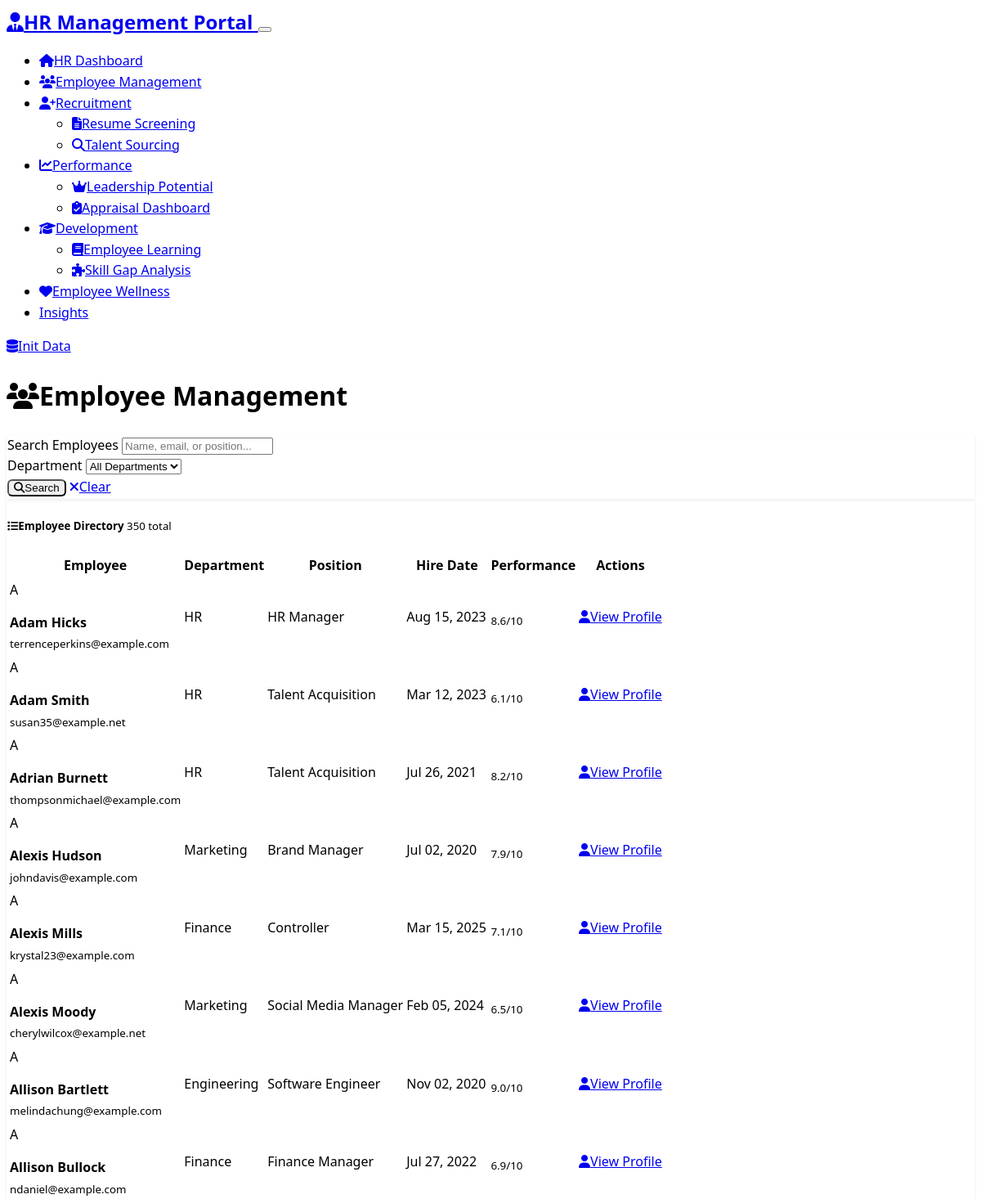
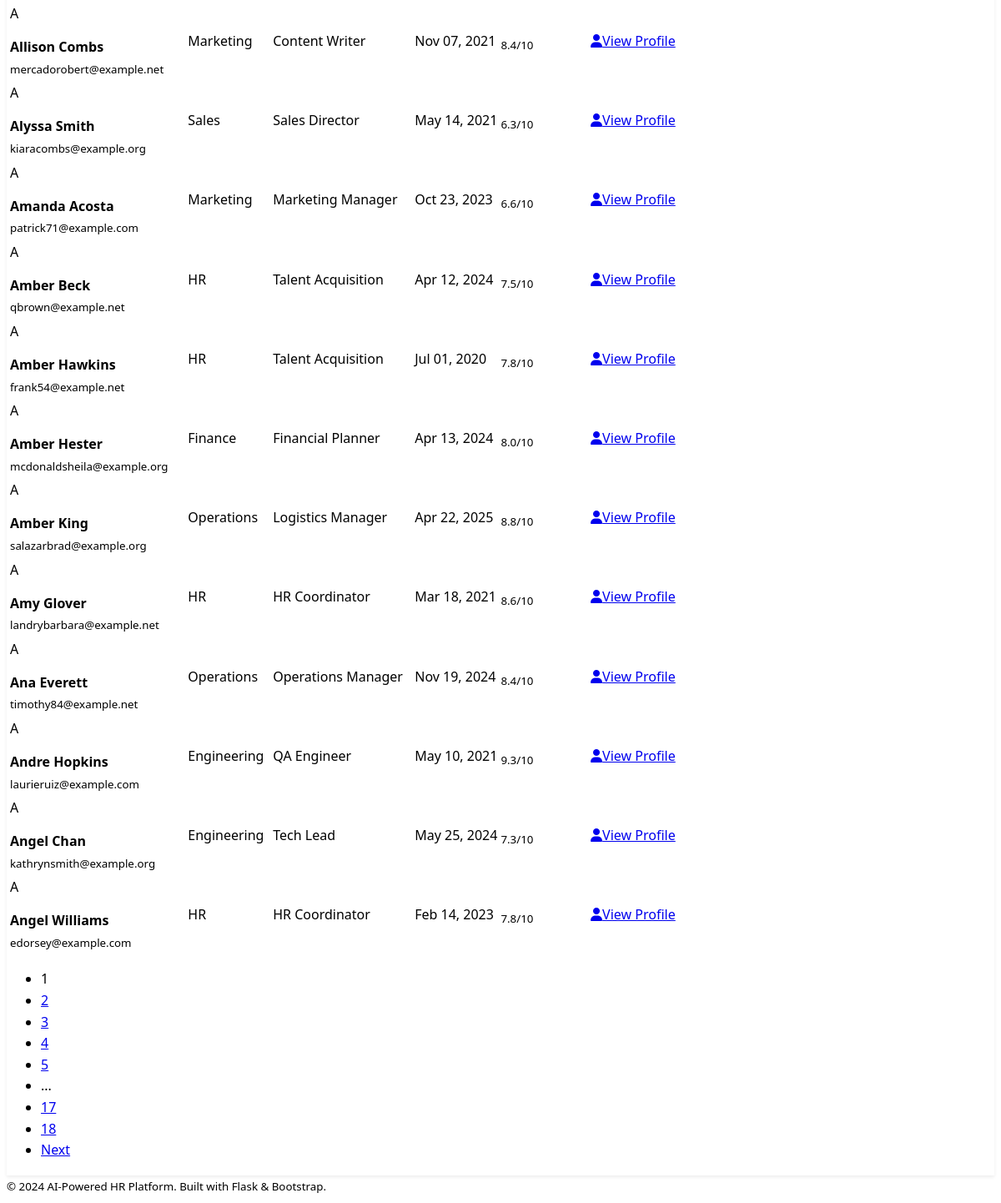
/employee-management, run on an earlier commit of the app's database (2 pictures, top to bottom).
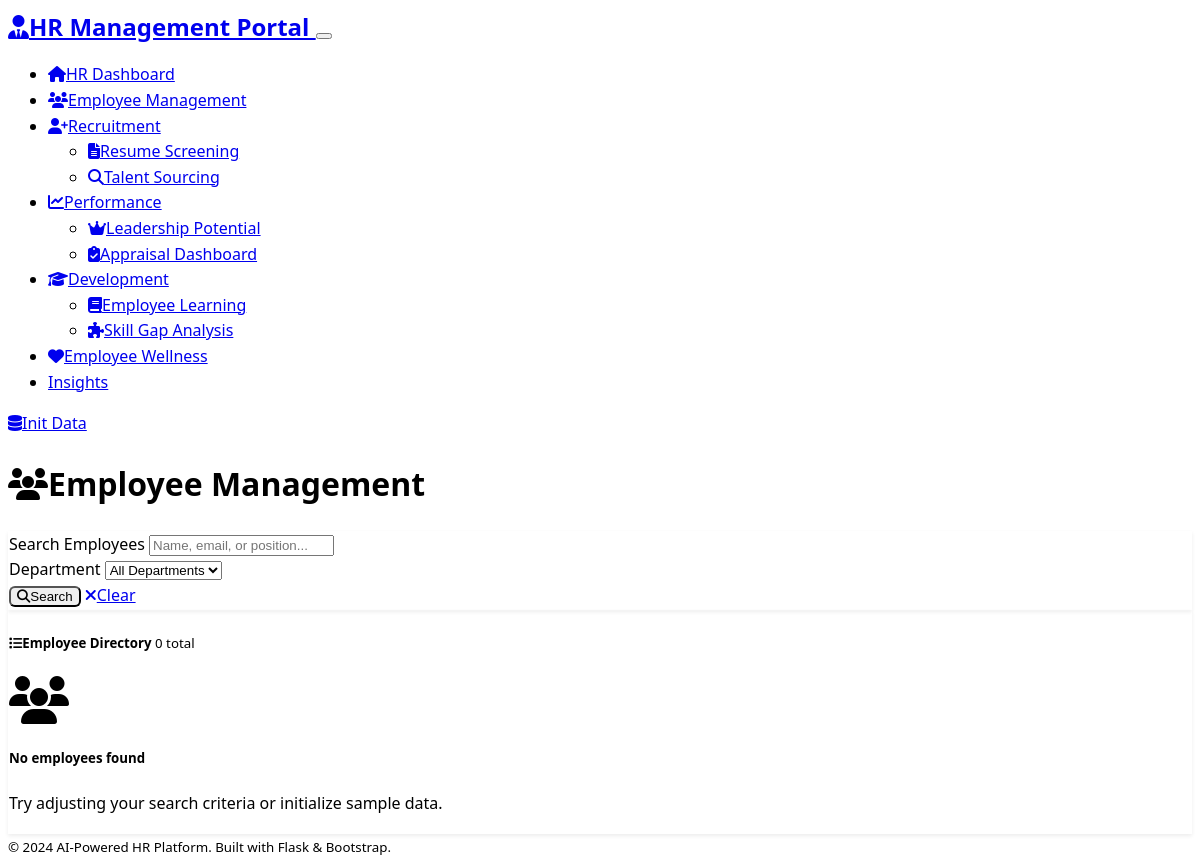
And on a later commit of the database.
### models.py (models this page shows)
class Employee(db.Model):
    id = db.Column(db.Integer, primary_key=True)
    name = db.Column(db.String(100), nullable=False)
    email = db.Column(db.String(120), unique=True, nullable=False)
    department = db.Column(db.String(50), nullable=False)
    position = db.Column(db.String(100), nullable=False)
    hire_date = db.Column(db.Date, nullable=False)
    performance_score = db.Column(db.Float, default=0.0)
    skills = db.Column(Text)  # JSON string of skills
    gender = db.Column(db.String(20))
    region = db.Column(db.String(50))
    age = db.Column(db.Integer)
    experience_years = db.Column(db.Integer)
    manager_rating = db.Column(db.Float)
    last_hike_date = db.Column(db.String(20))
    last_promotion_date = db.Column(db.String(20))
    skill_gaps = db.Column(db.String(500))
    created_at = db.Column(db.DateTime, default=datetime.utcnow)

### routes.py (the view, shortened to what this page needs)
@app.route('/employee-management')
def employee_management():
    page = request.args.get('page', 1, type=int)
    search = request.args.get('search', '')
    department = request.args.get('department', '')
    query = Employee.query
    if department:
        query = query.filter(Employee.department == department)
    employees = query.order_by(Employee.name).paginate(
        page=page, per_page=20, error_out=False
    )
    departments = db.session.query(Employee.department).distinct().all()
    departments = [dept[0] for dept in departments]
    return render_template('employee_management.html',
                         employees=employees,
                         departments=departments,
                         search=search,
                         selected_department=department)

### templates/employee_management.html (shortened to what this page needs)
{% extends "base.html" %}
{% block content %}
<div class="row">
    <div class="col-12">
        <div class="d-flex justify-content-between align-items-center mb-4">
            <h1 class="display-5">
                <i class="fas fa-users me-3"></i>Employee Management
            </h1>
        </div>
    </div>
</div>
<div class="row mb-4">
    <div class="col-12">
        <div class="card">
            <div class="card-body">
                <form method="GET" class="row g-3">
                    <div class="col-md-4">
                        <label for="search" class="form-label">Search Employees</label>
                        <input type="text" class="form-control" id="search" name="search"
                               value="{{ search }}" placeholder="Name, email, or position...">
                    </div>
                    <div class="col-md-3">
                        <label for="department" class="form-label">Department</label>
                        <select class="form-select" id="department" name="department">
                            <option value="">All Departments</option>
                        </select>
                    </div>
                    <div class="col-md-2 d-flex align-items-end">
                        <button type="submit" class="btn btn-primary me-2">
                            <i class="fas fa-search me-1"></i>Search
                        </button>
                        <a href="{{ url_for('employee_management') }}" class="btn btn-secondary">
                            <i class="fas fa-times me-1"></i>Clear
                        </a>
                    </div>
                </form>
            </div>
        </div>
    </div>
</div>
<div class="row">
    <div class="col-12">
        <div class="card">
            <div class="card-header d-flex justify-content-between align-items-center">
                <h5 class="mb-0">
                    <i class="fas fa-list me-2"></i>Employee Directory
                    <span class="badge bg-primary ms-2">{{ employees.total }} total</span>
                </h5>
            </div>
            <div class="card-body p-0">
                {% if employees.items %}
                <div class="table-responsive">
                    <table class="table table-hover mb-0">
                        <thead class="table-dark">
                            <tr>
                                <th>Employee</th>
                                <th>Department</th>
                                <th>Position</th>
                                <th>Hire Date</th>
                                <th>Performance</th>
                                <th>Actions</th>
                            </tr>
                        </thead>
                        <tbody>
                            {% for employee in employees.items %}
                            <tr>
                                <td>
                                    <div class="d-flex align-items-center">
                                        <div class="avatar bg-primary text-white rounded-circle me-3 d-flex align-items-center justify-content-center" style="width: 40px; height: 40px;">
                                            {{ employee.name[0].upper() }}
                                        </div>
                                        <div>
                                            <strong>{{ employee.name }}</strong><br>
                                            <small class="text-muted">{{ employee.email }}</small>
                                        </div>
                                    </div>
                                </td>
                                <td>
                                    <span class="badge bg-info">{{ employee.department }}</span>
                                </td>
                                <td>{{ employee.position }}</td>
                                <td>{{ employee.hire_date.strftime('%b %d, %Y') }}</td>
                                <td>
                                    <div class="d-flex align-items-center">
                                        <div class="progress me-2" style="width: 80px; height: 8px;">
                                        </div>
                                        <small class="text-muted">{{ employee.performance_score }}/10</small>
                                    </div>
                                </td>
                                <td>
                                    <a href="{{ url_for('employee_profile', employee_id=employee.id) }}"
                                       class="btn btn-sm btn-outline-primary">
                                        <i class="fas fa-user me-1"></i>View Profile
                                    </a>
                                </td>
                            </tr>
                            {% endfor %}
                        </tbody>
                    </table>
                </div>
                {% if employees.pages > 1 %}
                <div class="d-flex justify-content-center p-3">
                    <nav>
                        <ul class="pagination">
                            {% for page_num in employees.iter_pages() %}
                                {% if page_num %}
                                    {% if page_num != employees.page %}
                                    <li class="page-item">
                                        <a class="page-link" href="{{ url_for('employee_management', page=page_num, search=search, department=selected_department) }}">
                                            {{ page_num }}
                                        </a>
                                    </li>
                                    {% else %}
                                    <li class="page-item active">
                                        <span class="page-link">{{ page_num }}</span>
                                    </li>
                                    {% endif %}
                                {% else %}
                                <li class="page-item disabled">
                                    <span class="page-link">...</span>
                                </li>
                                {% endif %}
                            {% endfor %}
                            {% if employees.has_next %}
                            <li class="page-item">
                                <a class="page-link" href="{{ url_for('employee_management', page=employees.next_num, search=search, department=selected_department) }}">
                                    Next
                                </a>
                            </li>
                            {% endif %}
                        </ul>
                    </nav>
                </div>
                {% endif %}
                {% else %}
                <div class="text-center p-5">
                    <i class="fas fa-users fa-3x text-muted mb-3"></i>
                    <h5 class="text-muted">No employees found</h5>
                    <p class="text-muted">Try adjusting your search criteria or initialize sample data.</p>
                </div>
                {% endif %}
            </div>
        </div>
    </div>
</div>
{% endblock %}

### templates/base.html (shortened to what this page needs)
<!DOCTYPE html>
<html lang="en" data-bs-theme="dark">
<head>
    <link href="https://cdn.replit.com/agent/bootstrap-agent-dark-theme.min.css" rel="stylesheet">
    <link rel="stylesheet" href="https://cdnjs.cloudflare.com/ajax/libs/font-awesome/6.4.0/css/all.min.css">
    <link rel="stylesheet" href="{{ url_for('static', filename='css/custom.css') }}">
</head>
<body>
    <nav class="navbar navbar-expand-lg navbar-dark bg-dark">
        <div class="container">
            <a class="navbar-brand" href="{{ url_for('index') }}">
                <i class="fas fa-user-tie me-2"></i>HR Management Portal
            </a>
            <button class="navbar-toggler" type="button" data-bs-toggle="collapse" data-bs-target="#navbarNav">
            </button>
            <div class="collapse navbar-collapse" id="navbarNav">
                <ul class="navbar-nav me-auto">
                    <li class="nav-item">
                        <a class="nav-link" href="{{ url_for('index') }}">
                            <i class="fas fa-home me-1"></i>HR Dashboard
                        </a>
                    </li>
                    <li class="nav-item">
                        <a class="nav-link" href="{{ url_for('employee_management') }}">
                            <i class="fas fa-users me-1"></i>Employee Management
                        </a>
                    </li>
                    <li class="nav-item dropdown">
                        <a class="nav-link dropdown-toggle" href="#" id="recruitmentDropdown" role="button" data-bs-toggle="dropdown">
                            <i class="fas fa-user-plus me-1"></i>Recruitment
                        </a>
                        <ul class="dropdown-menu">
                            <li><a class="dropdown-item" href="{{ url_for('resume_screening') }}">
                                <i class="fas fa-file-alt me-2"></i>Resume Screening
                            </a></li>
                            <li><a class="dropdown-item" href="{{ url_for('talent_sourcing') }}">
                                <i class="fas fa-search me-2"></i>Talent Sourcing
                            </a></li>
                        </ul>
                    </li>
                    <li class="nav-item dropdown">
                        <a class="nav-link dropdown-toggle" href="#" id="performanceDropdown" role="button" data-bs-toggle="dropdown">
                            <i class="fas fa-chart-line me-1"></i>Performance
                        </a>
                        <ul class="dropdown-menu">
                            <li><a class="dropdown-item" href="{{ url_for('leadership_potential') }}">
                                <i class="fas fa-crown me-2"></i>Leadership Potential
                            </a></li>
                            <li><a class="dropdown-item" href="{{ url_for('appraisal_dashboard') }}">
                                <i class="fas fa-clipboard-check me-2"></i>Appraisal Dashboard
                            </a></li>
                        </ul>
                    </li>
                    <li class="nav-item dropdown">
                        <a class="nav-link dropdown-toggle" href="#" id="developmentDropdown" role="button" data-bs-toggle="dropdown">
                            <i class="fas fa-graduation-cap me-1"></i>Development
                        </a>
                        <ul class="dropdown-menu">
                            <li><a class="dropdown-item" href="{{ url_for('learning_module') }}">
                                <i class="fas fa-book me-2"></i>Employee Learning
                            </a></li>
                            <li><a class="dropdown-item" href="{{ url_for('skill_gap_analysis') }}">
                                <i class="fas fa-puzzle-piece me-2"></i>Skill Gap Analysis
                            </a></li>
                        </ul>
                    </li>
                    <li class="nav-item">
                        <a class="nav-link" href="{{ url_for('wellness_tracker') }}">
                            <i class="fas fa-heart me-1"></i>Employee Wellness
                        </a>
                    </li>
                    <li class="nav-item">
                        <a class="nav-link" href="{{ url_for('hr_insights') }}">
                            Insights
                        </a>
                    </li>
                </ul>
                <div class="navbar-nav">
                    <a class="nav-link" href="{{ url_for('initialize_data') }}">
                        <i class="fas fa-database me-1"></i>Init Data
                    </a>
                </div>
            </div>
        </div>
    </nav>
    <main class="container mt-4">
        {% block content %}{% endblock %}
    </main>
    <footer class="bg-dark text-center py-3 mt-5">
        <div class="container">
            <small class="text-muted">
                &copy; 2024 AI-Powered HR Platform. Built with Flask & Bootstrap.
            </small>
        </div>
    </footer>
</body>
</html>

### static/css/custom.css (style rules this page uses)
:root { --hr-primary: #007bff; --hr-success: #28a745; --hr-warning: #ffc107; --hr-danger: #dc3545; --hr-info: #17a2b8; --hr-light: #f8f9fa; --hr-dark: #343a40; }
body { font-family: 'Segoe UI', Tahoma, Geneva, Verdana, sans-serif; line-height: 1.6; }
.card { box-shadow: 0 0.125rem 0.25rem rgba(0, 0, 0, 0.075); border: 1px solid rgba(0, 0, 0, 0.125); transition: box-shadow 0.15s ease-in-out; }
.badge { font-weight: 500; }
.navbar-brand { font-weight: 600; font-size: 1.5rem; }
.nav-link { transition: color 0.15s ease-in-out; }
.btn { font-weight: 500; border-radius: 0.375rem; transition: all 0.15s ease-in-out; }
[data-bs-theme="dark"] .card { background-color: var(--bs-dark); border-color: rgba(255, 255, 255, 0.175); }
footer { margin-top: auto; }

What changed in the data, as far as the page shows it:
removed Employee: name "A", name "Adam Hicks", email "terrenceperkins@example.com", department "HR", position "HR Manager", hire_date "Aug 15, 2023", performance_score "8.6"
removed Employee: name "A", name "Adam Smith", email "susan35@example.net", department "HR", position "Talent Acquisition", hire_date "Mar 12, 2023", performance_score "6.1"
removed Employee: name "A", name "Adrian Burnett", email "thompsonmichael@example.com", department "HR", position "Talent Acquisition", hire_date "Jul 26, 2021", performance_score "8.2"
removed Employee: name "A", name "Alexis Hudson", email "johndavis@example.com", department "Marketing", position "Brand Manager", hire_date "Jul 02, 2020", performance_score "7.9"
removed Employee: name "A", name "Alexis Mills", email "krystal23@example.com", department "Finance", position "Controller", hire_date "Mar 15, 2025", performance_score "7.1"
removed Employee: name "A", name "Alexis Moody", email "cherylwilcox@example.net", department "Marketing", position "Social Media Manager", hire_date "Feb 05, 2024", performance_score "6.5"
removed Employee: name "A", name "Allison Bartlett", email "melindachung@example.com", department "Engineering", position "Software Engineer", hire_date "Nov 02, 2020", performance_score "9.0"
removed Employee: name "A", name "Allison Bullock", email "ndaniel@example.com", department "Finance", position "Finance Manager", hire_date "Jul 27, 2022", performance_score "6.9"
removed Employee: name "A", name "Allison Combs", email "mercadorobert@example.net", department "Marketing", position "Content Writer", hire_date "Nov 07, 2021", performance_score "8.4"
removed Employee: name "A", name "Alyssa Smith", email "kiaracombs@example.org", department "Sales", position "Sales Director", hire_date "May 14, 2021", performance_score "6.3"
removed Employee: name "A", name "Amanda Acosta", email "patrick71@example.com", department "Marketing", position "Marketing Manager", hire_date "Oct 23, 2023", performance_score "6.6"
removed Employee: name "A", name "Amber Beck", email "qbrown@example.net", department "HR", position "Talent Acquisition", hire_date "Apr 12, 2024", performance_score "7.5"
removed Employee: name "A", name "Amber Hawkins", email "frank54@example.net", department "HR", position "Talent Acquisition", hire_date "Jul 01, 2020", performance_score "7.8"
removed Employee: name "A", name "Amber Hester", email "mcdonaldsheila@example.org", department "Finance", position "Financial Planner", hire_date "Apr 13, 2024", performance_score "8.0"
removed Employee: name "A", name "Amber King", email "salazarbrad@example.org", department "Operations", position "Logistics Manager", hire_date "Apr 22, 2025", performance_score "8.8"
removed Employee: name "A", name "Amy Glover", email "landrybarbara@example.net", department "HR", position "HR Coordinator", hire_date "Mar 18, 2021", performance_score "8.6"
removed Employee: name "A", name "Ana Everett", email "timothy84@example.net", department "Operations", position "Operations Manager", hire_date "Nov 19, 2024", performance_score "8.4"
removed Employee: name "A", name "Andre Hopkins", email "laurieruiz@example.com", department "Engineering", position "QA Engineer", hire_date "May 10, 2021", performance_score "9.3"
removed Employee: name "A", name "Angel Chan", email "kathrynsmith@example.org", department "Engineering", position "Tech Lead", hire_date "May 25, 2024", performance_score "7.3"
removed Employee: name "A", name "Angel Williams", email "edorsey@example.com", department "HR", position "HR Coordinator", hire_date "Feb 14, 2023", performance_score "7.8"
Also different on the page:
{{ employees.total }}: "350" → "0"
text no longer shown: "Employee Department Position Hire Date Performance Actions Next"
text now shown: "No employees found Try adjusting your search criteria or initialize sample data."
list line gone: "1"
list line gone: "2"
list line gone: "3"
list line gone: "4"
list line gone: "5"
list line gone: "17"
list line gone: "18"
